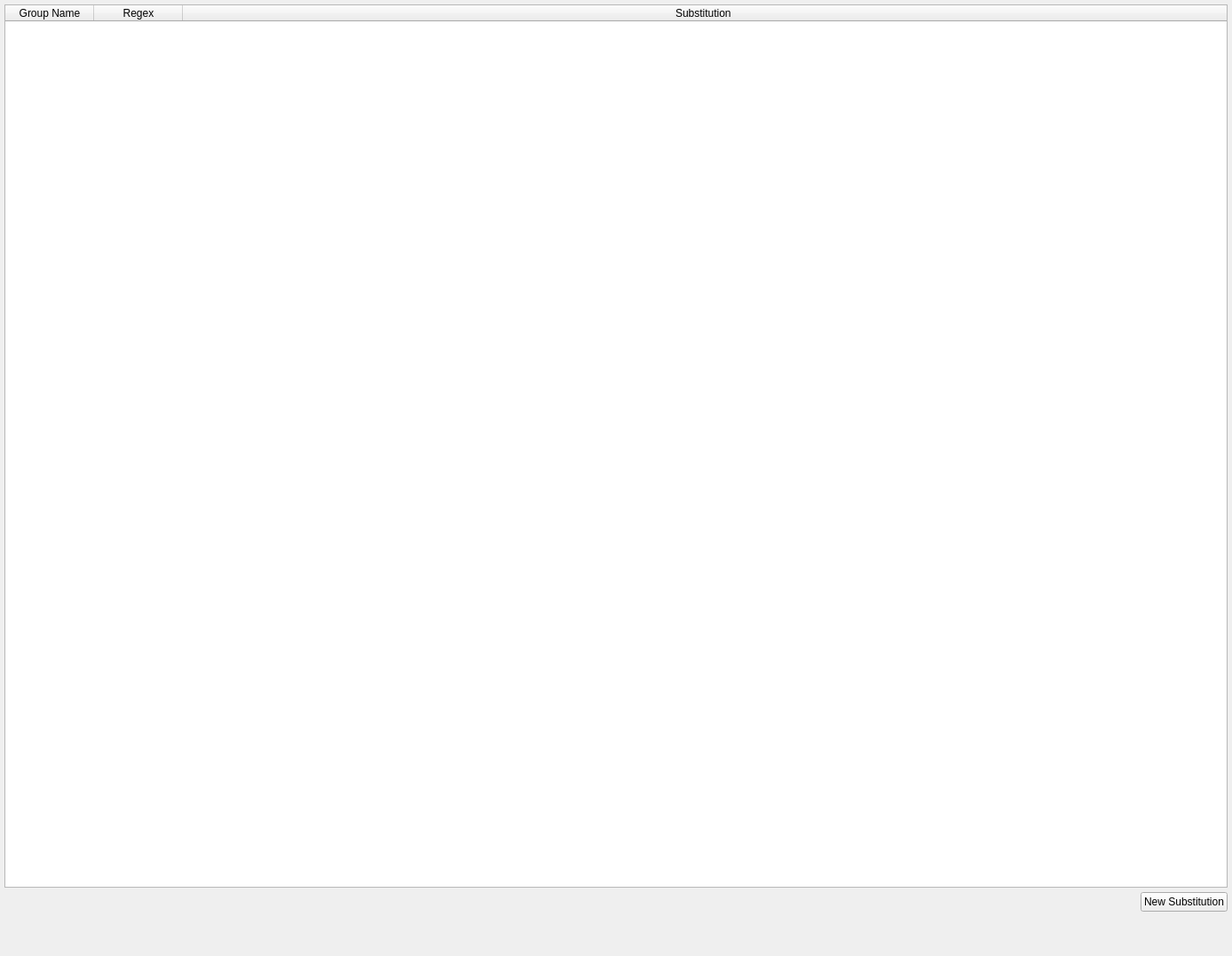
<?xml version="1.0" encoding="UTF-8"?>
<ui version="4.0">
 <class>RegexGroupsSubstitutionsWidget</class>
 <widget class="QWidget" name="RegexGroupsSubstitutionsWidget">
  <property name="geometry">
   <rect>
    <x>0</x>
    <y>0</y>
    <width>1388</width>
    <height>1077</height>
   </rect>
  </property>
  <property name="contextMenuPolicy">
   <enum>Qt::DefaultContextMenu</enum>
  </property>
  <property name="windowTitle">
   <string>Form</string>
  </property>
  <layout class="QVBoxLayout" name="verticalLayout">
   <property name="spacing">
    <number>5</number>
   </property>
   <property name="margin">
    <number>5</number>
   </property>
   <item>
    <widget class="QTableWidget" name="regexGroupsSubstitutionsWidget">
     <property name="contextMenuPolicy">
      <enum>Qt::CustomContextMenu</enum>
     </property>
     <property name="editTriggers">
      <set>QAbstractItemView::NoEditTriggers</set>
     </property>
     <property name="selectionMode">
      <enum>QAbstractItemView::SingleSelection</enum>
     </property>
     <property name="selectionBehavior">
      <enum>QAbstractItemView::SelectRows</enum>
     </property>
     <property name="sortingEnabled">
      <bool>true</bool>
     </property>
     <property name="columnCount">
      <number>3</number>
     </property>
     <attribute name="horizontalHeaderStretchLastSection">
      <bool>true</bool>
     </attribute>
     <attribute name="verticalHeaderVisible">
      <bool>false</bool>
     </attribute>
     <column>
      <property name="text">
       <string>Group Name</string>
      </property>
     </column>
     <column>
      <property name="text">
       <string>Regex</string>
      </property>
     </column>
     <column>
      <property name="text">
       <string>Substitution </string>
      </property>
     </column>
    </widget>
   </item>
   <item>
    <layout class="QVBoxLayout" name="verticalLayout_4">
     <item>
      <layout class="QHBoxLayout" name="horizontalLayout">
       <item>
        <spacer name="horizontalSpacer">
         <property name="orientation">
          <enum>Qt::Horizontal</enum>
         </property>
         <property name="sizeHint" stdset="0">
          <size>
           <width>40</width>
           <height>20</height>
          </size>
         </property>
        </spacer>
       </item>
       <item>
        <widget class="QPushButton" name="newSubstitutionButton">
         <property name="text">
          <string>New Substitution</string>
         </property>
        </widget>
       </item>
      </layout>
     </item>
    </layout>
   </item>
   <item>
    <widget class="QSplitter" name="splitter">
     <property name="orientation">
      <enum>Qt::Horizontal</enum>
     </property>
     <widget class="QWidget" name="verticalLayoutWidget">
      <layout class="QVBoxLayout" name="verticalLayout_2">
       <item>
        <spacer name="verticalSpacer">
         <property name="orientation">
          <enum>Qt::Vertical</enum>
         </property>
         <property name="sizeHint" stdset="0">
          <size>
           <width>20</width>
           <height>40</height>
          </size>
         </property>
        </spacer>
       </item>
      </layout>
     </widget>
    </widget>
   </item>
  </layout>
 </widget>
 <resources/>
 <connections/>
</ui>
